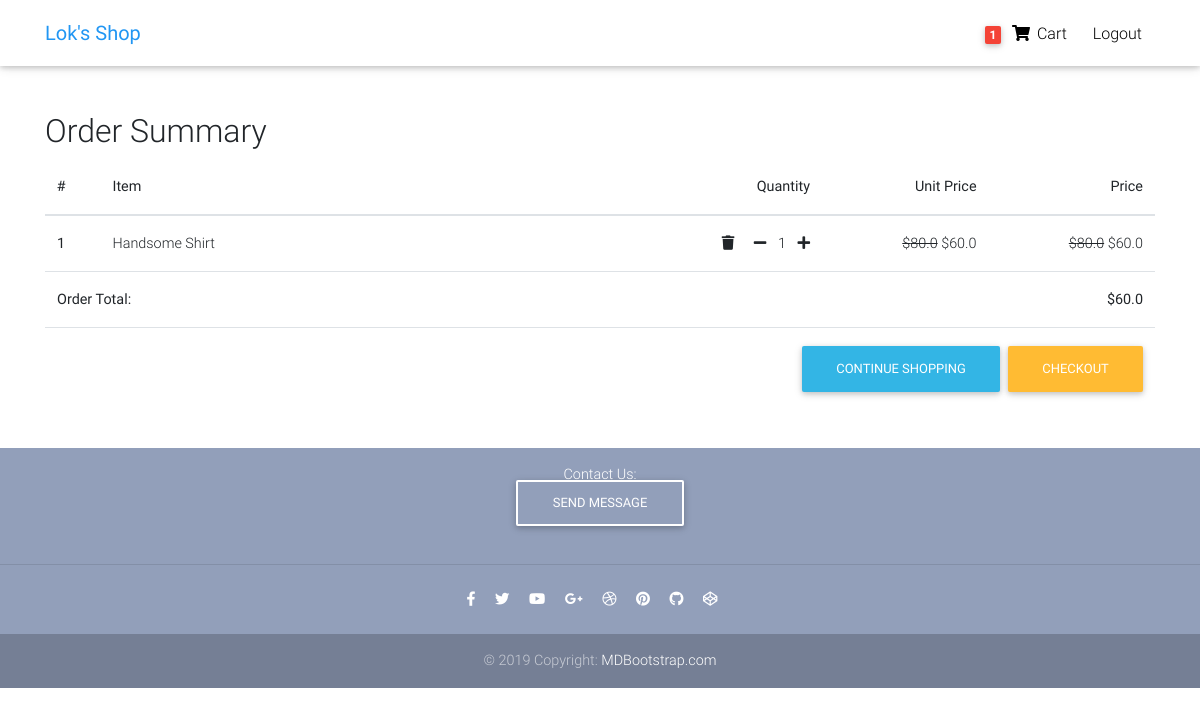
/order-summary/ (signed in), run on an earlier commit of the app's database.
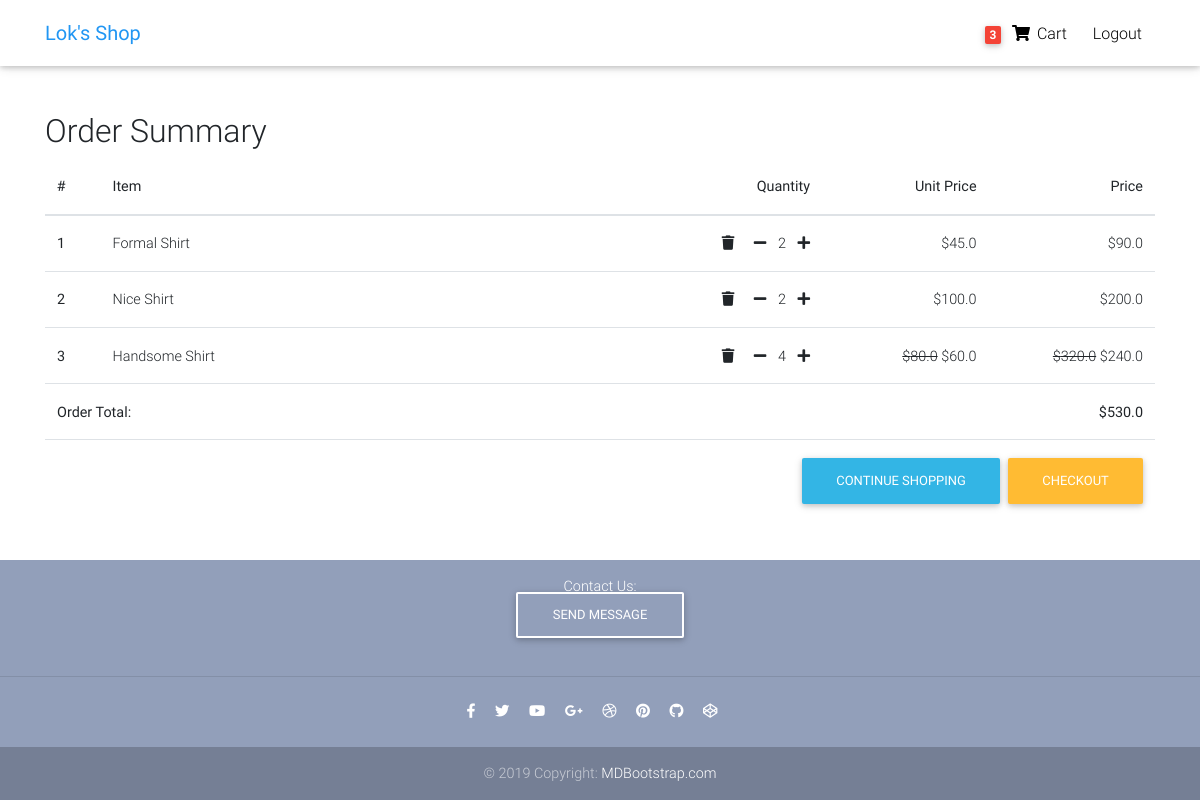
And on a later commit of the database.
### core/models.py (models this page shows, shortened)
class Order(models.Model):
    user = models.ForeignKey(settings.AUTH_USER_MODEL, on_delete=models.CASCADE)
    items = models.ManyToManyField(OrderItem)
    start_date = models.DateTimeField(auto_now_add=True)
    ordered_date = models.DateTimeField()
    ordered = models.BooleanField(default=False)
    billing_address = models.ForeignKey('BillingAddress', on_delete=models.SET_NULL, blank=True, null=True)
    payment = models.ForeignKey('Payment', on_delete=models.SET_NULL, blank=True, null=True)
    def get_total_order_price(self):
        total = 0
        for item in self.items.all():
            total+=item.get_final_total_item_price()
        return total

class OrderItem(models.Model):
    user = models.ForeignKey(settings.AUTH_USER_MODEL, on_delete=models.CASCADE)
    item = models.ForeignKey(Item, on_delete=models.CASCADE)
    quantity = models.IntegerField(default=1)
    ordered = models.BooleanField(default=False)
    def get_total_item_price(self):
        return self.quantity * self.item.price
    def get_total_item_discount_price(self):
        return self.quantity * self.item.discount_price
    def get_final_total_item_price(self):
        if self.item.discount_price:
            return self.get_total_item_discount_price()
        return self.get_total_item_price()

class Item(models.Model):
    title = models.CharField(max_length = 100)
    price = models.FloatField(default=0)
    discount_price = models.FloatField(blank=True, null = True)
    category = models.CharField(choices=CATEGORY_CHOICES, max_length = 2)
    label = models.CharField(choices=LABEL_CHOICES, max_length = 1)
    slug = models.SlugField(blank = True, null = True, unique = True)
    description = models.TextField()
    image = models.ImageField(blank=True, null=True)
    def get_absolute_url(self):
        return reverse("core:product", kwargs={
            'slug': self.slug
        })

### core/views.py (the view)
# urls.py: path('order-summary/', OrderSummaryView.as_view(), name='order-summary'),
class OrderSummaryView(LoginRequiredMixin, View):
    def get(self,*args, **kwargs):
        try:
            order = Order.objects.get(user=self.request.user, ordered=False)
            context = {
                "object":order
            }
            return render(self.request, 'order_summary.html', context)
        except ObjectDoesNotExist:
            messages.warning(self.request, "You do not have an active order.")
            return redirect("/")

### core/templatetags/cart_template_tags.py (called while the page is built)
@register.filter
def cart_item_count(user):
    if user.is_authenticated:
        qs = Order.objects.filter(user=user, ordered=False)
        if qs.exists():
            return qs[0].items.count()
    return 0

### templates/order_summary.html (shortened to what this page needs)
{% extends "base.html" %}
{% load static %}
{% block content %}
  <div class="container pt-3">
        <div class="table-responsive text-nowrap">
            <h2>Order Summary</h2>
            <table class="table">
                <thead>
                    <tr>
                        <th scope="col" style="width:5%">#</th>
                        <th scope="col" style="width:50%">Item</th>
                        <th scope="col" style="width:15%; text-align:right">Quantity</th>
                        <th scope="col" style="width:15%; text-align:right">Unit Price</th>
                        <th scope="col" style="width:15%; text-align:right">Price</th>
                    </tr>
                </thead>
                <tbody>
                    {% for order_item in object.items.all %}
                      <tr>
                        <th scope="row">{{ forloop.counter }}</th>
                        <td>
                          <a href="{{ order_item.item.get_absolute_url }}">{{ order_item.item.title }}</a>
                        </td>
                        <td class="price">
                          <a href="{% url 'core:remove-from-cart' order_item.item.slug %}" class="remove-item"><i class="fas fa-trash mr-3"></i></a>
                          <a href="{% url 'core:remove-single-item-from-cart' order_item.item.slug %}" class="remove-single-item"><i class="fas fa-minus mr-2"></i></a>
                          {{ order_item.quantity }}
                          <a href="{% url 'core:add-single-item-to-cart' order_item.item.slug %}" class="add-single-item"><i class="fas fa-plus ml-2"></i></a>
                        </td>
                        {% if order_item.item.discount_price %}
                        <td class="price"><del>${{ order_item.item.price }}</del> ${{ order_item.item.discount_price }}</td>
                        <td class="price"><del>${{ order_item.get_total_item_price }}</del> ${{ order_item.get_total_item_discount_price }}</td>
                        {% else %}
                        <td class="price">${{ order_item.item.price }}</td>
                        <td class="price">${{ order_item.get_total_item_price }}</td>
                        {% endif %}
                      </tr>
                    {% endfor %}
                    {% if object.get_total_order_price %}
                    <tr>
                        <td colspan="4"><b>Order Total:</b></td>
                        <td style="text-align:right"><b>${{object.get_total_order_price }}</b></td>
                    </tr>
                    <tr>
                      <td colspan="5">
                        <a href="{% url 'core:checkout' %}" class="btn btn-warning float-right ml-2">Checkout</a>
                        <a href="{% url 'core:home' %}" class="btn btn-info float-right ml-2">Continue Shopping</a>
                      </td>
                    </tr>
                    {% endif %}
                </tbody>
            </table>
        </div>
  </div>
{% endblock content %}

### templates/base.html (shortened to what this page needs)
{% load static %}
<!DOCTYPE html>
<html lang="en">
<head>
  <link rel="stylesheet" href="https://use.fontawesome.com/releases/v5.11.2/css/all.css">
  <link href="{% static 'css/bootstrap.min.css' %}" rel="stylesheet">
  <link href="{% static 'css/mdb.min.css' %}" rel="stylesheet">
  <link href="{% static 'css/style.min.css' %}" rel="stylesheet">
</head>
{% include 'snippets/navbar.html' %}
<body>
  <div class="mt-3 pt-1 messages">
  </div>
  <main class="mt-5 pt-5">
  {% block content %}
  {% endblock content %}
  </main>
  {% include 'snippets/footer-snippet.html' %}
</body>
</html>

### templates/snippets/navbar.html (shortened to what this page needs)
{% load cart_template_tags %}
<head>
</head>
  <nav class="navbar fixed-top navbar-expand-lg navbar-light white scrolling-navbar">
    <div class="container">
      <a class="navbar-brand waves-effect" href="/">
        <strong class="blue-text">Lok's Shop</strong>
      </a>
      <div class="collapse navbar-collapse ml-4" id="navbarSupportedContent">
        <ul class="navbar-nav nav-flex-icons">
          {% if request.user.is_authenticated %}
          <li class="nav-item top-nav-item">
            <a href="{% url 'core:order-summary' %}" class="nav-link waves-effect">
              <span class="badge red z-depth-1 mr-1"> {{ request.user|cart_item_count }} </span>
              <i class="fas fa-shopping-cart"></i>
              <span class="clearfix d-none d-sm-inline-block"> Cart </span>
            </a>
          </li>
          <li class="nav-item top-nav-item">
            <a class="nav-link waves-effect" href="{% url 'account_logout' %}">
              <span class="clearfix d-none d-sm-inline-block"> Logout </span>
            </a>
          </li>
          {% endif %}
        </ul>
      </div>
    </div>
  </nav>

### templates/snippets/footer-snippet.html (shortened to what this page needs)
{% load crispy_forms_tags %}
<footer class="page-footer text-center font-small mt-4 wow fadeIn">
    <div class="pt-2 pb-2">
      <form method = "POST">
        <div class="messages mt-2 mb-2">Contact Us:</div>
        <div class="controls">
            <button type="submit" class="btn btn-outline-white mt-4">Send Message</button>
        </div>
      </form>
    </div>
    <hr class="my-4">
    <div class="pb-4">
      <a href="https://www.facebook.com/chinglok.leung.3/" target="_blank">
        <i class="fab fa-facebook-f mr-3"></i>
      </a>
      <a href="https://twitter.com/MDBootstrap" target="_blank">
        <i class="fab fa-twitter mr-3"></i>
      </a>
      <a href="https://www.youtube.com/watch?v=7MUISDJ5ZZ4" target="_blank">
        <i class="fab fa-youtube mr-3"></i>
      </a>
      <a href="https://plus.google.com/u/0/b/107863090883699620484" target="_blank">
        <i class="fab fa-google-plus-g mr-3"></i>
      </a>
      <a href="https://dribbble.com/mdbootstrap" target="_blank">
        <i class="fab fa-dribbble mr-3"></i>
      </a>
      <a href="https://pinterest.com/mdbootstrap" target="_blank">
        <i class="fab fa-pinterest mr-3"></i>
      </a>
      <a href="https://github.com/mdbootstrap/bootstrap-material-design" target="_blank">
        <i class="fab fa-github mr-3"></i>
      </a>
      <a href="http://codepen.io/mdbootstrap/" target="_blank">
        <i class="fab fa-codepen mr-3"></i>
      </a>
    </div>
    <div class="footer-copyright py-3">
      © 2019 Copyright:
      <a href="https://mdbootstrap.com/education/bootstrap/" target="_blank"> MDBootstrap.com </a>
    </div>
  </footer>

### templates/scripts.html (shortened to what this page needs)
{% load static %}

### templates/base.html (style rules this page uses)
html, body, header, .carousel { height: 60vh; }
.nav-item { margin: 2px 5px 0px; }
.messages { width: 100%; z-index: 10; position: fixed; }

### templates/order_summary.html (style rules this page uses)
.price { text-align:right; }

What changed in the data, as far as the page shows it:
now on this page (row edited): OrderItem: item "Formal Shirt", quantity "2", item.price "45.0", get_total_item_price "90.0"
now on this page (row edited): OrderItem: item "Nice Shirt", quantity "2", item.price "100.0", get_total_item_price "200.0"
changed OrderItem "Handsome Shirt": quantity "1" → "4"; get_total_item_price "80.0" → "320.0"; get_total_item_discount_price "60.0" → "240.0"
changed Order: get_total_order_price "60.0" → "530.0"
Also different on the page:
{{ request.user|cart_item_count }}: "1" → "3"
